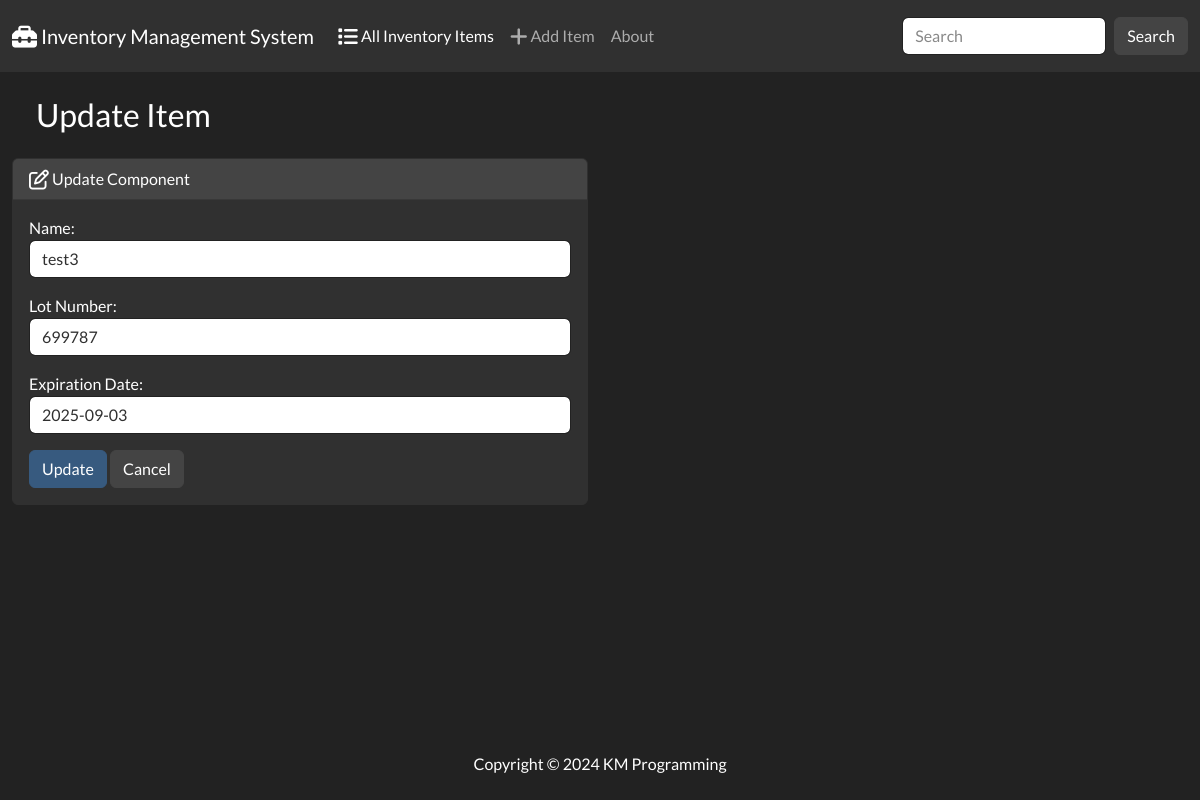
/edit/13, run on the app's committed database.
### inventory/models.py (models this page shows, shortened)
class Inventory(models.Model):
    name = models.CharField(max_length=100)
    lot_number = models.CharField(max_length=50, blank=False, null=False)
    expiration_date = models.DateField(max_length=100)

### inventory/views.py (the view)
# urls.py: path('edit/<int:id>', views.edit, name='edit'),
def edit(request, id):
    if request.method == 'POST':
        item = Inventory.objects.get(pk=id)
        form = InventoryForm(request.POST, instance=item)
        if form.is_valid():
            form.save()
            return render(request, 'inventory/edit.html', {'form': form,'success': True})
    else:
        item = Inventory.objects.get(pk=id)
        form = InventoryForm(instance=item)
    return render(request, 'inventory/edit.html', {'form': form})

### inventory/forms.py
class InventoryForm(forms.ModelForm):
    class Meta:
        model = Inventory
        fields = ['name', 'lot_number', 'expiration_date']
        labels = {'name': 'Name', 'lot_number': 'Lot Number', 'expiration_date': 'Expiration Date'}
        widgets = {
            'name': forms.TextInput(attrs={'class': 'form-control'}),
            'lot_number': forms.TextInput(attrs={'class': 'form-control'}),
            'expiration_date': forms.DateInput(attrs={'class': 'form-control'}),
        }

### inventory/templates/inventory/edit.html (shortened to what this page needs)
{% extends "inventory/base.html" %}
{% block body %}
<h3 class="m-4">Update Item</h3>
{% if success %}
    <div class="alert alert-success" role="alert">
        New Item updated successfully!
        <a href="{% url 'index' %}" class="alert-link">Go to Home page</a>
    </div>
{% else%}
    <div class="row justifi-content-center">
        <div class="col-6">
            <div class="card border-dark mb-3">
                <div class="card-header"><i class="fa-lg fa-regular fa-pen-to-square"></i> Update Component</i></div>
                <div class="card-body">
                  <form action="" method="post">
                    {{ form.as_p }}
                    <button type="submit" class="btn btn-primary">Update</button>
                    <a href="{% url 'index' %}" class="btn btn-secondary">Cancel</a>
                </form>
                </div>
              </div>
        </div>
    </div>
{% endif %}
{% endblock %}

### data on the page
Inventory: name "test3", lot_number "699787", expiration_date "2025-09-03"
